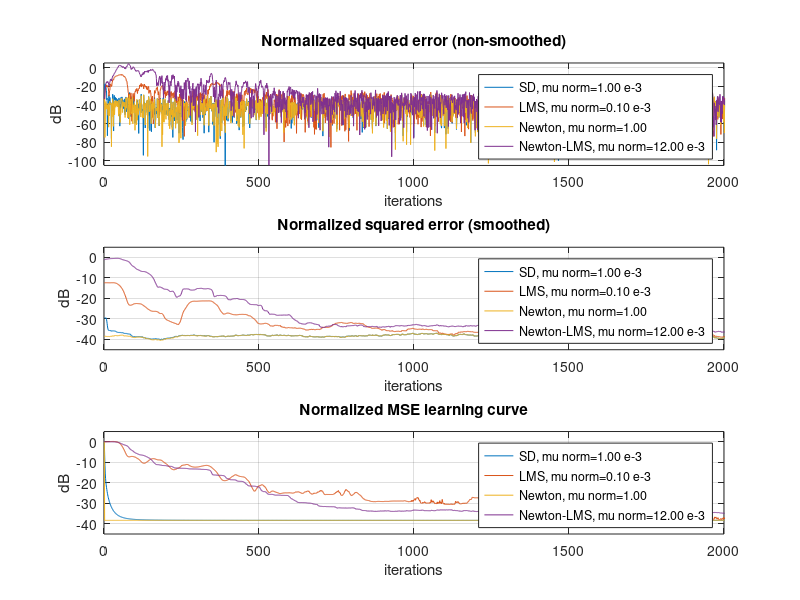
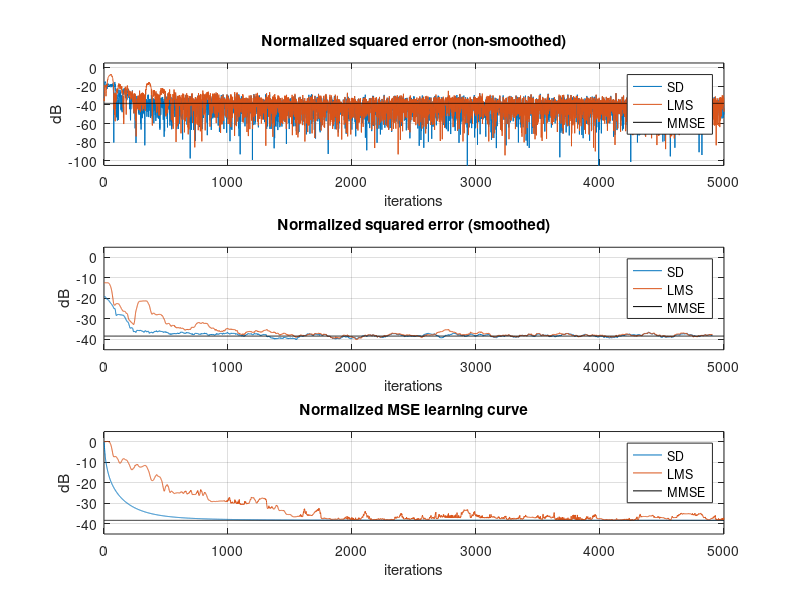
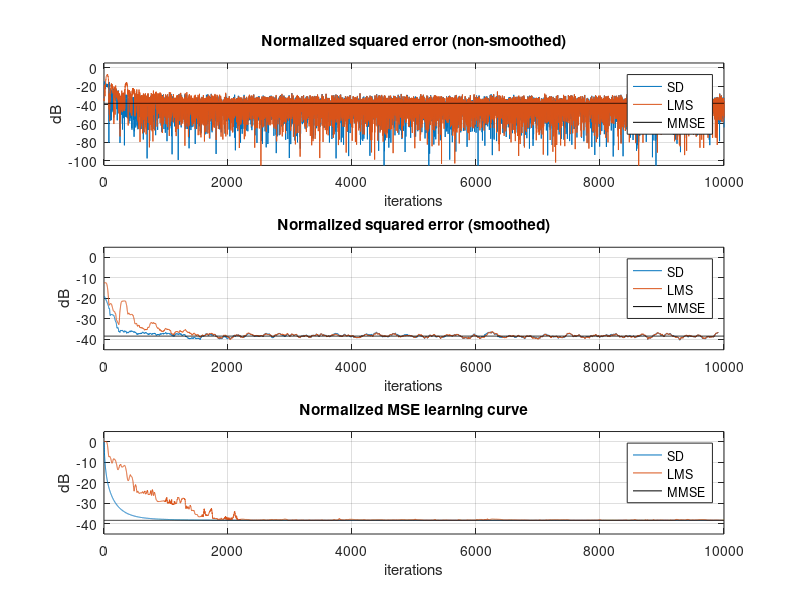

Write the MATLAB code that produced these figures, in order.
%%
% Jana Rusrus
% Assignment 4: Steepest descent, Newton, LMS and Newton-LMS algorithm

%% 
clear all
close all
clc
%
% pkg load signal

%% Generating the signals
rng(13); % to use same random sequence between different simulations
L = 10000000;
u = randn(L+200,1); % white Gaussian, variance of one
x = filter(1,[1 -0.98],u); % t(n) filter
x = x(101:end); % discard first 100 samples to remove transients
% in simulated signals
v = randn(L+100,1); % white Gaussian, variance of one
dA = filter(1,[1 -0.95],x) + v; % h(n) filter plus additive noise
dA = dA(101:end); % discard first 100 samples to remove transients
% in simulated signals
xA = x(101:end); % discard first 100 samples to remove transients
% in simulated signals


%% Finding R and p
N = 100;            % coefficients of the filter
d_power =  7249.25; %dA(N: N + nb_iter)' * dA(N: N + nb_iter)/ nb_iter;

%{
[phi_est_xx,lagsx] = xcorr(xA, xA,'biased');
[phi_est_dx,lagsd] = xcorr(dA, xA,'biased');
[phi_est_dd,lagsdd] = xcorr(dA, dA,'biased');

% W opt 
n1 = find(lagsx == 0);
n2 = find(lagsd == 0);
n3 = find(lagsdd == 0);

P = phi_est_dx(n2:n2+N-1);
R = toeplitz(phi_est_xx(n1:n1+N-1));
%}


u =@(l) l>=0;

Weiner.phi_xx =@(l) 25.2525   * (0.98.^l .* u(l) + 0.98.^(-l).* u(-l-1));
Weiner.phi_dx =@(l) 824.9166 * 0.98.^l - 799.6641414 * 0.95.^l .* u(l) + ...
                    365.978626 * 0.98.^(-l).* u(-l-1) + 340.7261 * 0.95 .^l .* u(l);

P = Weiner.phi_dx(0 : N-1)';
R = toeplitz(Weiner.phi_xx(0: N-1)');


%{
[phi_est_xx,lagsx] = xcorr(xA, xA,'unbiased');
[phi_est_dx,lagsd] = xcorr(dA, xA,'unbiased');
[phi_est_dd,lagsdd] = xcorr(dA, dA,'unbiased');

n1 = find(lagsx == 0);
n2 = find(lagsd == 0);
n3 = find(lagsdd == 0);

P2 = phi_est_dx(n2:n2+N-1);
R2 = toeplitz(phi_est_xx(n1:n1+N-1));
%}

%% W opt

%{
load p
load R
P = p;
%}

wopt = R\P;

% Eigenvalue Spread
eigen_max = max(eig(R));
eigen_min = min(eig(R));
spread = eigen_max/eigen_min;

%% Parameters
nb_iter = 3000;

% SD
SD.mu_Range = linspace(0, 2/eigen_max, 10);
SD.mu = 0.001; %SD.mu_Range(9);                     % adjust

SD.MSE = zeros(nb_iter, 1);                 % Figure 1
SD.SmoothMSE = zeros(nb_iter, 1);           % Figure 2
SD.learning_curve = zeros(nb_iter, 1);      % Figure 3

SD.w = zeros(N,1);

% Newton
Newton.mu_max = 2;
Newton.mu = 1;            % adjust

Newton.MSE = zeros(nb_iter, 1);                 % Figure 1
Newton.SmoothMSE = zeros(nb_iter, 1);           % Figure 2
Newton.learning_curve = zeros(nb_iter, 1);      % Figure 3

Newton.w = zeros(N,1);


% LMS
LMS.mu_Range = linspace(0, 2 /(3* trace(R)), 10);
LMS.mu = 0.5/10000 *2; %LMS.mu_Range(3); 

LMS.MSE = zeros(nb_iter, 1);                 % Figure 1
LMS.SmoothMSE = zeros(nb_iter, 1);           % Figure 2
LMS.learning_curve = zeros(nb_iter, 1);      % Figure 3

LMS.w = zeros(N,1);

% Newton_LMS
Newton_LMS.mu_Range = linspace(0, 2/N, 10);
Newton_LMS.mu = 12/1000 ;            % adjust

Newton_LMS.MSE = zeros(nb_iter, 1);                 % Figure 1
Newton_LMS.SmoothMSE = zeros(nb_iter, 1);           % Figure 2
Newton_LMS.learning_curve = zeros(nb_iter, 1);      % Figure 3

Newton_LMS.w = zeros(N,1);

% Smoothing (2nd Plot)
LPF = ones(1,N)/N;     % short: measure speed of convergence

%% Iterative
k = 10*N;

for n = k : k+nb_iter-1          % here k = n i.e. one iteration per sample
    
    %---- Newton -----------------
    % Evaluate
    err1 = dA(n) - Newton.w' * xA(n:-1:n-N+1);
    err3 = d_power - Newton.w'*P - Newton.w'*conj(P) + Newton.w' * R * Newton.w;
    
    Newton.MSE(n-k+1) = err1 ^ 2 / d_power;
    Newton.learning_curve(n-k+1) = abs(err3) / d_power;
   
    % Update
    dw = R \ (R * Newton.w - P);
    Newton.w = Newton.w - Newton.mu * dw;
    
    %----  SD  -----------------   
    % Evaluate
    err1 = dA(n) - SD.w' * xA(n:-1:n-N+1);
    err3 = d_power - conj(SD.w)'*P - SD.w'*conj(P) + conj(SD.w)' * R * SD.w;
    
    SD.MSE(n-k+1) = err1 ^ 2 / d_power;
    SD.learning_curve(n-k+1) = abs(err3) / d_power;
    
    % Update
    dw = SD.mu * ( R * SD.w - P );
    SD.w = SD.w -  dw;
    
    %---- LMS -----------------
    % Evaluate
    err1 = dA(n) - LMS.w' * xA(n:-1:n-N+1);
    err3 = d_power - LMS.w'*P - LMS.w'*conj(P) + LMS.w' * R * LMS.w;
    
    LMS.MSE(n-k+1) = err1 ^ 2 / d_power;
    LMS.learning_curve(n-k+1) = abs(err3) / d_power;
    
    % Update
    dw = xA(n:-1:n-N+1) * conj(err1);
    LMS.w = LMS.w + LMS.mu * dw;
    
    %---- Newton_LMS -----------------
    % Evaluate
    err1 = dA(n) - Newton_LMS.w' * xA(n:-1:n-N+1);
    err3 = abs( d_power - Newton_LMS.w'*P - Newton_LMS.w'*conj(P) + Newton_LMS.w' * R * Newton_LMS.w);
    
    Newton_LMS.MSE(n-k+1) = err1 ^ 2 / d_power;
    Newton_LMS.learning_curve(n-k+1) = abs(err3) / d_power;

    % Update
    dw = R \ (xA(n:-1:n-N+1) * conj(err1)');
    Newton_LMS.w = Newton_LMS.w + Newton_LMS.mu * dw;
    
   
    
    %---- Plot W_est -----------------
    %{
    figure(1)
    subplot(321); stem(wopt), ylim([0 1.2])
    title('W opt');
    
    subplot(323); stem(SD.w), ylim([0 1.2])
    title('SD');
    
    subplot(324); stem(Newton.w), ylim([0 1.2])
    title('Newton');
    
    subplot(325); stem(LMS.w), ylim([0 1.2])
    title('LMS');
    
    subplot(326); stem(Newton_LMS.w), ylim([0 1.2])
    title('Newton LMS');
    pause(0.001)
    %}
end
% SD
err2 = filter(LPF, 1, SD.MSE); 
SD.SmoothMSE = err2; %(length(LPF):end);     % ignore 1st L-1 samples

% Newton
err2 = filter(LPF, 1, Newton.MSE);
Newton.SmoothMSE = err2; % (length(LPF):end);     % ignore 1st L-1 samples

% LMS
err2 = filter(LPF, 1, LMS.MSE); 
LMS.SmoothMSE = err2; % (length(LPF):end);     % ignore 1st L-1 samples

% Newton_LMS
err2 = filter(LPF, 1, Newton_LMS.MSE); 
Newton_LMS.SmoothMSE = err2; %(length(LPF):end);     % ignore 1st L-1 samples



%% Plot
figure(2)

subplot(311); plot(1:nb_iter, 10*log10(SD.MSE), ...
                   1:nb_iter, 10*log10(LMS.MSE),...
                   1:nb_iter, 10*log10(Newton.MSE), ...
                   1:nb_iter, 10*log10(Newton_LMS.MSE))
                
S_SD = sprintf('SD, mu norm=%0.2f e-3', SD.mu * 1000);
s_Newton = sprintf('Newton, mu norm=%0.2f', Newton.mu);
S_LMS = sprintf('LMS, mu norm=%0.2f e-3', LMS.mu * 1000);
s_NLMS = sprintf('Newton-LMS, mu norm=%0.2f e-3', Newton_LMS.mu * 1000);

legend(S_SD, S_LMS, s_Newton, s_NLMS);

ylim([-105.0 5.0])
xlim([0 2000])
xlabel('iterations')
ylabel('dB')
title('Normalized squared error (non-smoothed)')
grid on

indx = 1:nb_iter-N+6;
subplot(312); plot( indx, 10*log10(SD.SmoothMSE(N-5:end)), ...
                    indx, 10*log10(LMS.SmoothMSE(N-5:end)),...
                    indx, 10*log10(Newton.SmoothMSE(N-5:end) ), ...
                    indx, 10*log10(Newton_LMS.SmoothMSE(N-5:end)))

legend(S_SD,S_LMS, s_Newton,  s_NLMS);

ylim([-45.0 5.0])
xlim([0 2000])
xlabel('iterations')
ylabel('dB')
title('Normalized squared error (smoothed)')
grid on

subplot(313); plot( 1:nb_iter, 10*log10(SD.learning_curve),...
                    1:nb_iter, 10*log10(LMS.learning_curve),...
                    1:nb_iter, 10*log10(Newton.learning_curve ), ...
                    1:nb_iter, 10*log10(Newton_LMS.learning_curve))

legend(S_SD, S_LMS, s_Newton,  s_NLMS);

ylim([-45.0 5.0])
xlim([0 2000])
xlabel('iterations')
ylabel('dB')
title('Normalized MSE learning curve')
grid on


%% Questin 3
nb_iter = 5000;

LMS.mu = 0.5/10000 *2;                         % Best case
LMS.MSE = zeros(nb_iter, 1);                 % Figure 1
LMS.SmoothMSE = zeros(nb_iter, 1);           % Figure 2
LMS.learning_curve = zeros(nb_iter, 1);      % Figure 3
LMS.w = zeros(N,1);

SD.mu = LMS.mu;                             % Copy LMS
SD.MSE = zeros(nb_iter, 1);                 % Figure 1
SD.SmoothMSE = zeros(nb_iter, 1);           % Figure 2
SD.learning_curve = zeros(nb_iter, 1);      % Figure 3
SD.w = zeros(N,1);

for n = k : k+nb_iter-1 
    %----  SD  -----------------   
    % Evaluate
    err1 = dA(n) - SD.w' * xA(n:-1:n-N+1);
    err3 = d_power - conj(SD.w)'*P - SD.w'*conj(P) + conj(SD.w)' * R * SD.w;
    
    SD.MSE(n-k+1) = err1 ^ 2 / d_power;
    SD.learning_curve(n-k+1) = abs(err3) / d_power;
    
    % Update
    dw = SD.mu * ( R * SD.w - P );
    SD.w = SD.w -  dw;
    
    %---- LMS -----------------
    % Evaluate
    err1 = dA(n) - LMS.w' * xA(n:-1:n-N+1);
    err3 = d_power - LMS.w'*P - LMS.w'*conj(P) + LMS.w' * R * LMS.w;
    
    LMS.MSE(n-k+1) = err1 ^ 2 / d_power;
    LMS.learning_curve(n-k+1) = abs(err3) / d_power;
    
    % Update
    dw = xA(n:-1:n-N+1) * conj(err1);
    LMS.w = LMS.w + LMS.mu * dw;
    
    % Reference (Weiner)
    err4 = d_power - (conj(P)' * (R \ P));
    err4_learning_curve(n-k+1) = err4 / d_power;
end

% Smooth Error
% SD
err2 = filter(LPF, 1, SD.MSE); 
SD.SmoothMSE = err2; %(length(LPF):end);     % ignore 1st L-1 samples

% LMS
err2 = filter(LPF, 1, LMS.MSE); 
LMS.SmoothMSE = err2; % (length(LPF):end);     % ignore 1st L-1 samples

%% Plot
figure(3)

subplot(311); plot(1:nb_iter, 10*log10(SD.MSE), ...
                   1:nb_iter, 10*log10(LMS.MSE),...
                   1:nb_iter, 10*log10(err4_learning_curve), 'k')
                
S_SD = sprintf('SD');
S_LMS = sprintf('LMS');
S_MMSE = sprintf('MMSE');

legend(S_SD, S_LMS, S_MMSE);

ylim([-105.0 5.0])
%xlim([0 5000])
xlabel('iterations')
ylabel('dB')
title('Normalized squared error (non-smoothed)')
grid on

indx = 1:nb_iter-N+6;
subplot(312); plot( indx, 10*log10(SD.SmoothMSE(N-5:end)), ...
                    indx, 10*log10(LMS.SmoothMSE(N-5:end)), ...
                    1:nb_iter, 10*log10(err4_learning_curve), 'k')

legend(S_SD, S_LMS, S_MMSE);

ylim([-45.0 5.0])
%xlim([0 2000])
xlabel('iterations')
ylabel('dB')
title('Normalized squared error (smoothed)')
grid on

subplot(313); plot( 1:nb_iter, 10*log10(SD.learning_curve),...
                    1:nb_iter, 10*log10(LMS.learning_curve),...
                    1:nb_iter, 10*log10(err4_learning_curve), 'k')

legend(S_SD, S_LMS, S_MMSE);

ylim([-45.0 5.0])
%xlim([0 2000])
xlabel('iterations')
ylabel('dB')
title('Normalized MSE learning curve')
grid on

%
misadj = abs(10*log10(err4_learning_curve(end)) - 10*log10(LMS.learning_curve(end)));


%% Questin 4
nb_iter = 10000;

LMS.mu = 0.5/10000 *2;                         % Best case
LMS.MSE = zeros(nb_iter, 1);                 % Figure 1
LMS.SmoothMSE = zeros(nb_iter, 1);           % Figure 2
LMS.learning_curve = zeros(nb_iter, 1);      % Figure 3
LMS.w = zeros(N,1);

SD.mu = LMS.mu;                             % Copy LMS
SD.MSE = zeros(nb_iter, 1);                 % Figure 1
SD.SmoothMSE = zeros(nb_iter, 1);           % Figure 2
SD.learning_curve = zeros(nb_iter, 1);      % Figure 3
SD.w = zeros(N,1);

for n = k : k+nb_iter-1 
    if n-k == 2200
        LMS.mu = LMS.mu / 10;
        SD.mu = SD.mu / 10;
    end    

    %----  SD  -----------------   
    % Evaluate
    err1 = dA(n) - SD.w' * xA(n:-1:n-N+1);
    err3 = d_power - conj(SD.w)'*P - SD.w'*conj(P) + conj(SD.w)' * R * SD.w;
    err4 = d_power - (conj(P)' * (R \ P));
    
    SD.MSE(n-k+1) = err1 ^ 2 / d_power;
    SD.learning_curve(n-k+1) = abs(err3) / d_power;
    
    % Update
    dw = SD.mu * ( R * SD.w - P );
    SD.w = SD.w -  dw;
    
    %---- LMS -----------------
    % Evaluate
    err1 = dA(n) - LMS.w' * xA(n:-1:n-N+1);
    err3 = d_power - LMS.w'*P - LMS.w'*conj(P) + LMS.w' * R * LMS.w;
    
    LMS.MSE(n-k+1) = err1 ^ 2 / d_power;
    LMS.learning_curve(n-k+1) = abs(err3) / d_power;
    
    % Update
    dw = xA(n:-1:n-N+1) * conj(err1);
    LMS.w = LMS.w + LMS.mu * dw;
        
    %---- MMSE -----------------
    err4_learning_curve(n-k+1) = err4 / d_power;
    
end

% Smooth Error
% SD
err2 = filter(LPF, 1, SD.MSE); 
SD.SmoothMSE = err2; %(length(LPF):end);     % ignore 1st L-1 samples

% LMS
err2 = filter(LPF, 1, LMS.MSE); 
LMS.SmoothMSE = err2; % (length(LPF):end);     % ignore 1st L-1 samples

%% Plot
figure(4)

subplot(311); plot(1:nb_iter, 10*log10(SD.MSE), ...
                   1:nb_iter, 10*log10(LMS.MSE),...
                   1:nb_iter, 10*log10(err4_learning_curve), 'k')
                
S_SD = sprintf('SD');
S_LMS = sprintf('LMS');
S_MMSE = sprintf('MMSE');

legend(S_SD, S_LMS, S_MMSE);

ylim([-105.0 5.0])
%xlim([0 5000])
xlabel('iterations')
ylabel('dB')
title('Normalized squared error (non-smoothed)')
grid on

indx = 1:nb_iter-N+6;
subplot(312); plot( indx, 10*log10(SD.SmoothMSE(N-5:end)), ...
                    indx, 10*log10(LMS.SmoothMSE(N-5:end)), ...
                    1:nb_iter, 10*log10(err4_learning_curve), 'k')

legend(S_SD, S_LMS, S_MMSE);

ylim([-45.0 5.0])
%xlim([0 2000])
xlabel('iterations')
ylabel('dB')
title('Normalized squared error (smoothed)')
grid on

subplot(313); plot( 1:nb_iter, 10*log10(SD.learning_curve),...
                    1:nb_iter, 10*log10(LMS.learning_curve),...
                    1:nb_iter, 10*log10(err4_learning_curve), 'k')

legend(S_SD, S_LMS, S_MMSE);

ylim([-45.0 5.0])
%xlim([0 2000])
xlabel('iterations')
ylabel('dB')
title('Normalized MSE learning curve')
grid on

% 
misadj = 10*log10(err4_learning_curve(end)) - 10*log10(LMS.learning_curve(end));
